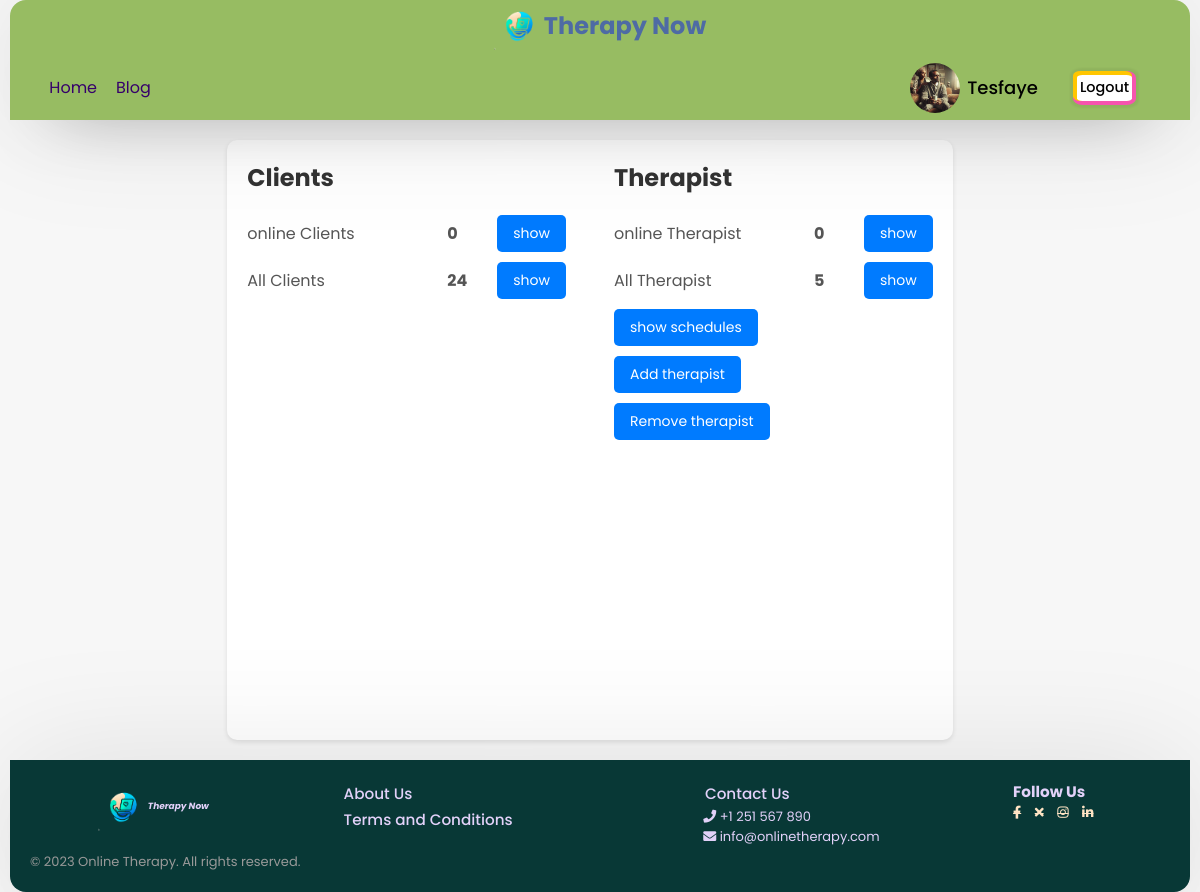
The page /admin.php (signed in) on the database its author committed.
### tables this page shows
CREATE TABLE `users` (
  `user_id` int(11) NOT NULL,
  `unique_id` int(255) NOT NULL,
  `fname` varchar(255) NOT NULL,
  `lname` varchar(255) NOT NULL,
  `email` varchar(255) NOT NULL,
  `password` varchar(255) NOT NULL,
  `img` varchar(255) NOT NULL,
  `status` varchar(255) NOT NULL,
  `gender` varchar(10) DEFAULT NULL,
  `birthdate` date DEFAULT NULL,
  `relationship` varchar(100) DEFAULT NULL,
  `r_date` date DEFAULT curdate(),
  `r_time` time DEFAULT curtime()
);

### php/feachToDisplayData.php (called while the page is built, shortened)
<?php
function countRows($conn, $table, $condition = "")
{
    $sql = "SELECT COUNT(*) AS total_rows FROM $table $condition";
    $result = mysqli_query($conn, $sql);
    if ($result) {
        $row = mysqli_fetch_assoc($result);
        return $row['total_rows'];
    } else {
        return 0;
    }
}

### admin.php (the view, shortened to what this page needs)
<?php
require_once 'head.php';
require_once "php/config.php";
require_once "php/feachToDisplayData.php";
?>
<body>
  <?php require_once "header.php"; ?>
  <div class="container admin">
    <section class="left-section">
      <div class="client">
        <h2>Clients</h2>
        <div class="online-clients-number row">
          <span>online Clients</span>
          <span id="count-online-clients" class="count-number"> <?= countRows($conn, 'users', "WHERE status = 'Active now'") ?></span>
          <button id="show-online-client">show</button>
        </div>
        <div class="all-clients-number row">
          <span>All Clients</span>
          <span id="count-all-clients" class="count-number"><?= countRows($conn, 'users') ?></span>
          <button id="show-all-client">show</button>
        </div>
      </div>
      <div class="therapist">
        <h2>Therapist</h2>
        <div class="row online-therapist-number">
          <span>online Therapist</span>
          <span id="count-online-therapist" class="count-number"><?= countRows($conn, 'therapist', "WHERE status = 'Active now'") ?></span>
          <button id="show-online-therapist">show</button>
        </div>
        <div class="all-therapist-number row">
          <span>All Therapist</span>
          <span id="count-all-therapist" class="count-number"><?= countRows($conn, 'therapist') ?></span>
          <button id="show-all-therapist">show</button>
        </div>
        <div class="row button">
          <button id="show-shedules">show schedules</button>
        </div>
        <div class="row button">
          <button id="show-add-therapist-form">Add therapist</button>
        </div>
        <div class="row button">
          <button id="show-therapist-remove">Remove therapist</button>
        </div>
      </div>
    </section>
  </div>
  <?php require_once "footer.php"; ?>
</body>
</html>

### header.php (shortened to what this page needs)
<div id="header-container">
    <div class="logo">
        <a href="index.php">
            <img src="img/logo.png" alt="">
            <h1>Therapy Now</h1>
        </a>
    </div>
    <header>
        <div class="navigation-menu">
            <div class="navigation-links">
                <a href="index.php">Home</a>
                <a href="blog.php">Blog</a>
            </div>
        </div>
        <?php require_once "php/config.php";
        if (!isset($_SESSION['unique_id'])) { ?>
            <div class="user-buttons c d">
                <a href="signup.php">Sign up</a>
                <a href="login.php">Log in</a>
            </div>
        <?php } else {
            $sql = mysqli_query($conn, "SELECT * FROM users WHERE unique_id = {$_SESSION['unique_id']}");
            if (mysqli_num_rows($sql) > 0) {
                $row = mysqli_fetch_assoc($sql);
            } else {
                $sql = mysqli_query($conn, "SELECT * FROM therapist WHERE unique_id = {$_SESSION['unique_id']}");
                $row = mysqli_fetch_assoc($sql);
            } ?>
            <div class="user-buttons user-profile c">
                <a href="profile.php" class="pro_link">
                    <img src="php/images/<?php echo $row['img']; ?>" alt="">
                    <span><?php echo $row['fname'] ?></span>
                </a>
                <a href="php/logout.php?logout_id=<?php echo $row['unique_id']; ?>" class="logout">Logout</a>
            </div>
        <?php } ?>
    </header>
</div>

### style.css (style rules this page uses)
* { margin: 0; padding: 0; box-sizing: border-box; text-decoration: none; font-family: 'Poppins', sans-serif; }
body { display: flex; flex-direction: column; align-items: center; justify-content: space-between; min-height: 100vh; background: #f7f7f7; padding: 0 10px; }
.wrapper, #header-container, footer { box-shadow: 0 0 128px 0 rgba(0, 0, 0, 0.1), 0 32px 64px -48px rgba(0, 0, 0, 0.5); }
#header-container, footer { background-color: #fff; }
img { width: 50px; height: 50px; }
#header-container .logo img { width: 50px; }
#header-container .logo h1 { color: #4E6BA4; }
#header-container { z-index: 1; background-color: #97BC62; display: flex; align-items: center; justify-content: space-around; width: 100%; height: 120px; position: sticky; top: 0; left: 0; flex-direction: column; border-top-left-radius: 16px; border-top-right-radius: 16px; }
#header-container header { display: flex; align-items: center; justify-content: space-around; display: flex; width: 100%; height: auto; flex-grow: 1; }
#header-container .navigation-menu { flex-grow: 0.5; width: 100%; margin-left: 2em; }
#header-container a { margin: 1%; }
#header-container .c a { text-align: center; cursor: pointer; text-decoration: none; color: #000; background: #fff; margin: 10px; border-radius: 10%; padding: 0.2em; font-size: 0.9em; font-weight: 500; box-shadow: rgb(255, 198, 0) -2px -2px 0px 2px, rgb(246, 84, 174) 0px 0px 0px 4px, rgba(0, 0, 0, 0.05) 0px 0px 2px 7px; transition: all 0.2s; }
#header-container .c a.pro_link { display: flex; align-items: center; background: none; bottom: none; box-shadow: none; min-width: 150px; max-width: 150px; margin-left: 0; }
#header-container .user-profile { display: flex; width: 50%; align-items: center; justify-content: flex-end; margin-right: 3em; }
#header-container .user-profile img { object-fit: cover; border-radius: 50%; height: 50px; width: 50px; }
#header-container .user-profile span { font-size: 18px; font-weight: 500; color: #000; margin-left: 5%; }
#header-container .logo a { margin: 0; padding: 0; display: flex; color: #333; align-items: center; }
.navigation-menu { flex-grow: 0.5; width: 100%; margin-left: 2em; }
a { margin: 1%; }
.c a { text-align: center; cursor: pointer; text-decoration: none; color: #000; background: #fff; margin: 10px; border-radius: 10%; padding: 0.2em; font-size: 0.9em; font-weight: 500; box-shadow: rgb(255, 198, 0) -2px -2px 0px 2px, rgb(246, 84, 174) 0px 0px 0px 4px, rgba(0, 0, 0, 0.05) 0px 0px 2px 7px; transition: all 0.2s; }
.c a.pro_link { display: flex; align-items: center; background: none; bottom: none; box-shadow: none; min-width: 150px; max-width: 150px; margin-left: 0; }
#header-container .logo a { font-size: clamp(0.75em, 1vw, 2vw); margin: 0; padding: 0; display: flex; color: #333; }
a { color: #36006b; }

### admin.php (style rules this page uses)
.admin { display: flex; gap: 1em; }
.admin .left-section { display: flex; flex-direction: row; gap: 3em; }
.admin { display: flex; min-height: 80vh; width: 100vw; padding: 20px; justify-content: center; }
.admin .left-section { width: max-content; background-color: #fff; padding: 20px; border-radius: 10px; box-shadow: 0 2px 5px rgba(0, 0, 0, 0.1); margin-right: 20px; flex-wrap: wrap; }
.admin .left-section h2 { margin-bottom: 20px; color: #333; }
.admin .row { display: flex; justify-content: space-between; align-items: center; margin-bottom: 10px; }
.admin .row span { font-size: 16px; color: #555; width: 200px; }
.admin .row span.count-number { width: 50px !important; }
.admin .count-number { font-weight: bold; color: #007bff; }
.admin .button button { padding: 8px 16px; background-color: #007bff; color: #fff; border: none; border-radius: 5px; cursor: pointer; }
.left-section .row button { padding: 8px 16px; background-color: #007bff; color: #fff; border: none; border-radius: 5px; cursor: pointer; font-size: 14px; transition: background-color 0.3s ease; }

### rows shown on the page
users: img (picture), fname "Tesfaye"

### other values the page prints
countRows($conn, 'users', "WHERE status = 'Active now'") "0"
countRows($conn, 'users') "24"
countRows($conn, 'therapist', "WHERE status = 'Active now'") "0"
countRows($conn, 'therapist') "5"
